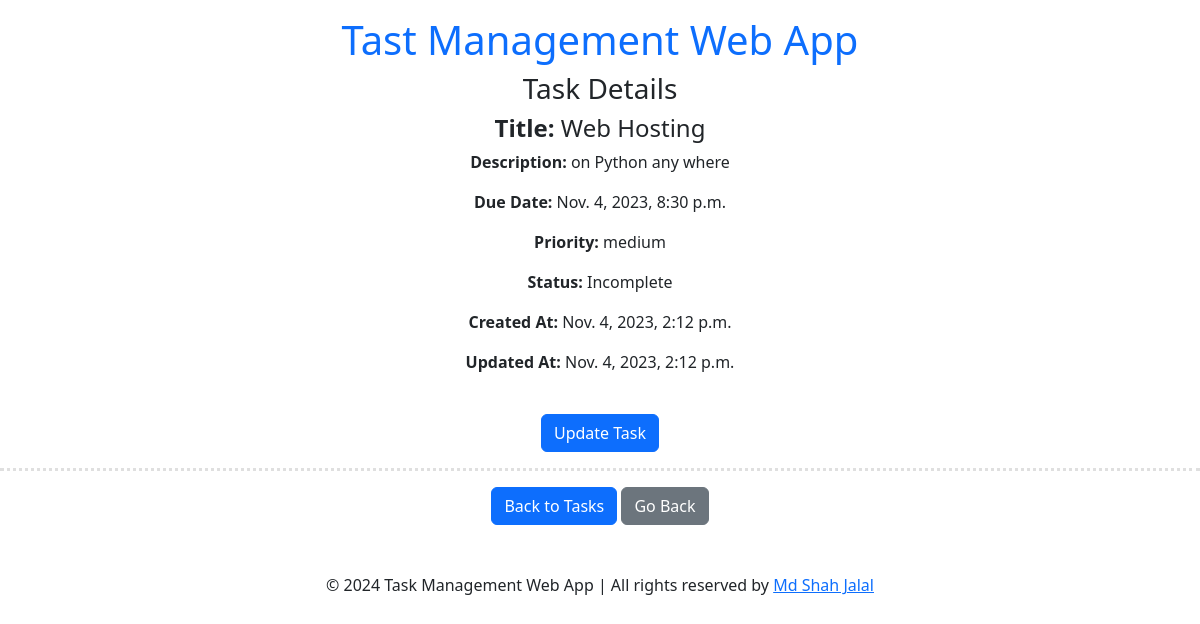
The page /task/1/ (signed in) on the database its author committed.
### todoapp/models.py (models this page shows, shortened)
class TaskModel(models.Model):
    user = models.ForeignKey(User, on_delete=models.CASCADE, default=1)
    taskTitle = models.CharField(max_length=100)
    taskDescription = models.TextField()
    is_completed = models.BooleanField(default=False)
    taskDueDate = models.DateTimeField(default=timezone.now)
    taskPriority = models.CharField(max_length=20, choices=[
        ('low', 'Low'),
        ('medium', 'Medium'),
        ('high', 'High'),
    ])
    images = models.ManyToManyField('Photo', related_name='tasks', blank=True)
    created_at = models.DateTimeField(default=timezone.now)  # Use timezone.now to set the current timestamp
    updated_at = models.DateTimeField(auto_now=True)  # This field will automatically update on every save

### todoapp/views.py (the view)
# urls.py: path('task/<int:task_id>/', task_details, name='task_details'),
@login_required
def task_details(request, task_id):
    task = get_object_or_404(TaskModel, pk=task_id, user=request.user)
    return render(request, 'task_details.html', {'task': task})

### todoapp/templates/task_details.html (shortened to what this page needs)
{% extends 'base.html' %}
{% load static %}
{% block content %}
<div class="w-full mx-auto text-center px-5">
  <h3>Task Details</h3>
  <div>
    <h4><strong>Title:</strong> {{ task.taskTitle }}</h4>
    <p><strong>Description:</strong> {{ task.taskDescription }}</p>
    <p><strong>Due Date:</strong> {{ task.taskDueDate }}</p>
    <p><strong>Priority:</strong> {{ task.taskPriority }}</p>
    <p>
      <strong>Status:</strong> {% if task.is_completed %}Complete{% else %}Incomplete{% endif %}
    </p>
    <p><strong>Created At:</strong> {{ task.created_at }}</p>
    <p><strong>Updated At:</strong> {{ task.updated_at }}</p>
    <div class="container">
      <div class="row justify-content-md-center">
        <div>
          {% if not task.is_completed %}
            <a href="{% url 'update_task' task.id %}" class="btn btn-primary">Update Task</a>
          {% endif %}
        </div>
      </div>
    </div>
  </div>
</div>
<hr style="border-top: 3px dotted #838282" class="dotted" />
<div class="text-center">
  <a class="btn btn-primary" href="{% url 'show_tasks' %}">Back to Tasks</a>
  <a class="btn btn-secondary" href="javascript:history.back()">Go Back</a>
</div>
{% endblock %}

### rows shown on the page
TaskModel: taskTitle "Web Hosting", taskDescription "on Python any where", taskDueDate "Nov. 4, 2023, 8:30 p.m.", taskPriority "medium", created_at "Nov. 4, 2023, 2:12 p.m.", updated_at "Nov. 4, 2023, 2:12 p.m."
